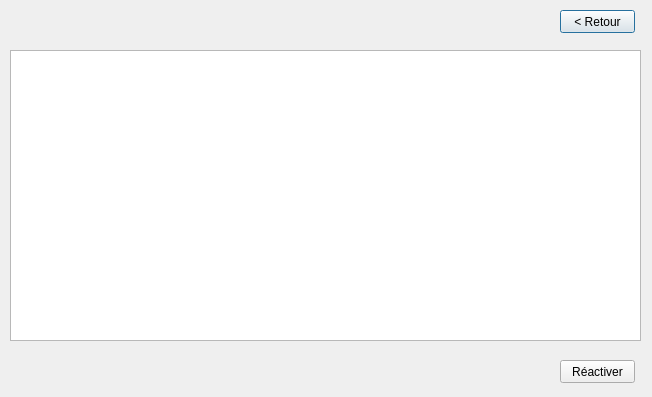
<?xml version="1.0" encoding="UTF-8"?>
<ui version="4.0">
 <class>Archive</class>
 <widget class="QDialog" name="Archive">
  <property name="geometry">
   <rect>
    <x>0</x>
    <y>0</y>
    <width>652</width>
    <height>397</height>
   </rect>
  </property>
  <property name="windowTitle">
   <string>Dialog</string>
  </property>
  <widget class="QTableView" name="tableView">
   <property name="geometry">
    <rect>
     <x>10</x>
     <y>50</y>
     <width>631</width>
     <height>291</height>
    </rect>
   </property>
  </widget>
  <widget class="QPushButton" name="pushButton">
   <property name="geometry">
    <rect>
     <x>560</x>
     <y>10</y>
     <width>75</width>
     <height>23</height>
    </rect>
   </property>
   <property name="text">
    <string>&lt; Retour</string>
   </property>
  </widget>
  <widget class="QPushButton" name="pushButton_2">
   <property name="geometry">
    <rect>
     <x>560</x>
     <y>360</y>
     <width>75</width>
     <height>23</height>
    </rect>
   </property>
   <property name="text">
    <string>Réactiver</string>
   </property>
  </widget>
 </widget>
 <tabstops>
  <tabstop>tableView</tabstop>
  <tabstop>pushButton_2</tabstop>
  <tabstop>pushButton</tabstop>
 </tabstops>
 <resources/>
 <connections/>
</ui>
